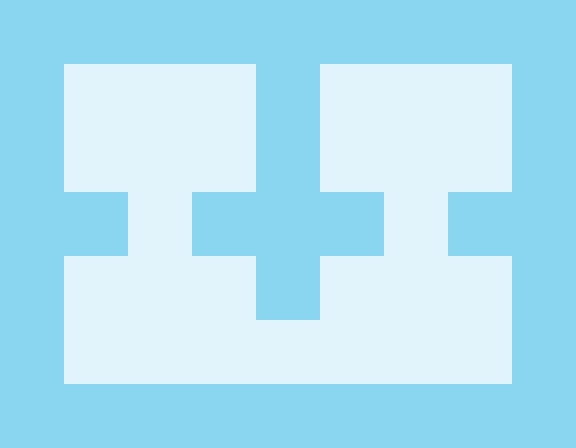

Rendered tile map (Tiled .tmx) drawn with the repository's tilesets; below, a short description and the map source with its tile grids summarised:
An orthogonal 9x7 tile map with 64x64 px tiles, 1 tile layer (background) and 11 objects (6x operation, 3x condition, player, exit).

<map version="1.0" orientation="orthogonal" width="9" height="7" tilewidth="64" tileheight="64">
 <properties>
  <property name="time" value="25" />
 </properties>
 <tileset firstgid="1" name="tileset" tilewidth="64" tileheight="64" spacing="2" margin="2">
  <image source="../tiles/tiles.png" width="128" height="256" />
  <tile id="1">
   <properties>
    <property name="walkable" value="true" />
   </properties>
  </tile>
 </tileset>
 <layer name="background" width="9" height="7">
  <data>[63 cells, 63 non-empty, 2 distinct tile ids]</data>
 </layer>
 <objectgroup name="objects" width="9" height="7">
  <object name="player" type="player" x="128" y="64" width="64" height="64" />
  <object name="exit" x="384" y="64" width="64" height="64" />
  <object name="=:3" type="condition" x="384" y="192" width="64" height="64" />
  <object name="+:1" type="operation" x="64" y="128" width="64" height="64">
   <properties>
    <property name="persist" value="true" />
   </properties>
  </object>
  <object name="=:50" type="condition" x="256" y="320" width="64" height="64" />
  <object name="=:6" type="condition" x="128" y="192" width="64" height="64" />
  <object name="*:3" type="operation" x="192" y="128" width="64" height="64" />
  <object name="*:3" type="operation" x="64" y="320" width="64" height="64">
   <properties>
    <property name="persist" value="true" />
   </properties>
  </object>
  <object name="-:4" type="operation" x="192" y="256" width="64" height="64" />
  <object name="-:5" type="operation" x="448" y="320" width="64" height="64">
   <properties>
    <property name="persist" value="true" />
   </properties>
  </object>
  <object name="/:5" type="operation" x="320" y="256" width="64" height="64" />
 </objectgroup>
</map>
